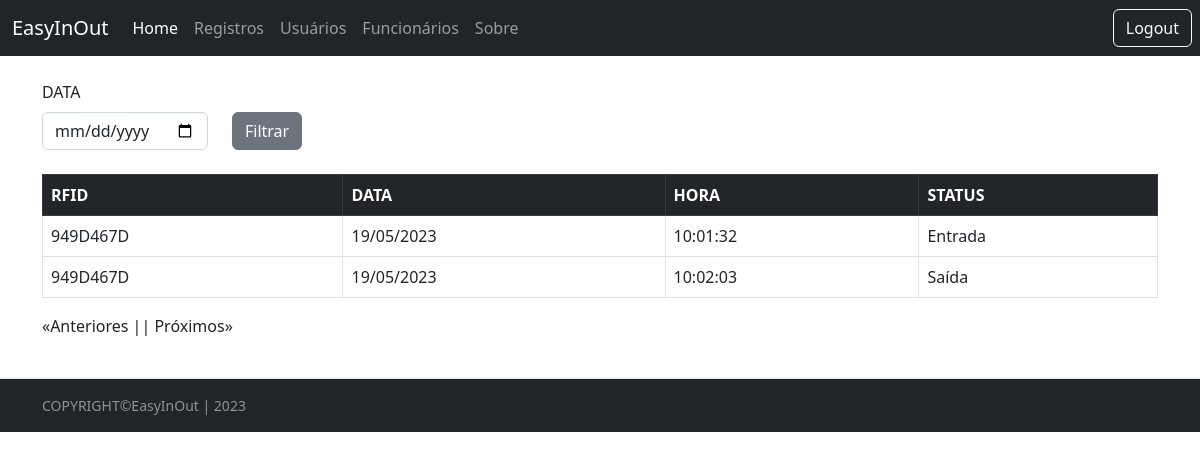
Screenshot of /traffic/list with the database file from the repository.
### Src/Model/BancoDados.py (models this page shows, shortened)
class Registro(db.Model):
  id = db.Column(db.Integer, primary_key=True, autoincrement=True)
  rfid = db.Column(db.String(8))
  dt = db.Column(db.String(15))
  hr = db.Column(db.String(15))
  statusReg = db.Column(db.String(150))

### Src/View/Traffic.py (the view)
@Traffic.route('/list', defaults={'page': 1}, methods=['GET','POST'])
@Traffic.route('/list/<int:page>', methods=['GET','POST'])
def list(page):
  _data=request.form.get('filtroData')
  return render_template('lista.html', listData=RFID.List(page,_data))

### Src/Controller/RFID.py (called while the page is built)
  def List(page, _data, per_page=15):
    sao_paulo = timezone('America/Sao_Paulo')
    now = datetime.now(sao_paulo)
    data = now.strftime("%d/%m/%Y")
    print(data)
    if _data == None:
      query = Registro.query.filter_by(dt=data).paginate(page=page, per_page=per_page)
    else:
      _dataFilter=datetime.strptime(_data, '%Y-%m-%d').strftime('%d/%m/%Y')
      query = Registro.query.filter_by(dt=_dataFilter).paginate(page=page, per_page=per_page)
    return {
      "registros": query,
      "page": page,
      "per_page": per_page
    }

### Templates/lista.html (shortened to what this page needs)
{% extends 'base.html' %}
{% block conteudo %}
<br>
  <div class="row">
    <label class="form-label" for="form3Example4">DATA</label>
    <fieldset class="form-group col-md-2">
    <form action="{{url_for('router.traffic.list')}}" method="POST">
       <input id = "dataAtual" type="date" class="form-control" name="filtroData">
    </fieldset>
    <fieldset class="form-group col-md-4">
      <button type="submit" name="bt1" value="1" class="btn btn-secondary">Filtrar</button>
    </fieldset>
  </div>
  <br>
  <table class="table table-bordered table-hover">
    <thead class="table-dark">
        <tr>
            <th scope="col">RFID</th>
            <th scope="col">DATA</th>
            <th scope="col">HORA</th>
            <th scope="col">STATUS</th>
        </tr>
    </thead>
    <tbody>
      {% for registro in listData['registros'].items %}
        <tr>
            <td>{{registro.rfid}}</td>
            <td>{{registro.dt}}</td>
            <td>{{registro.hr}}</td>
            <td>{{registro.statusReg}}</td>
        </tr>
      {% endfor %}
        </tbody>
  </table>
  <div style="display: flex;">
    {% if listData['registros'].has_prev %}
      <a href="{{ listData['registros'].prev_num }}"> «Anteriores |</a>
    {% else %}
      <p> «Anteriores |</p>
    {% endif %}
    {% if listData['registros'].has_next %}
      {% if listData['page'] == 1 %}
        <a href="list/{{ listData['registros'].next_num}}">| Próximos»</a>
      {% else %}
        <a href="{{ listData['registros'].next_num}}">| Próximos»</a>
      {% endif %}
    {% else %}
        <p>| Próximos»</p>
    {% endif %}
  </div>
{% endblock conteudo %}

### rows the page displays
Registro: rfid "949D467D", dt "19/05/2023", hr "10:01:32", statusReg "Entrada"
Registro: rfid "949D467D", dt "19/05/2023", hr "10:02:03", statusReg "Saída"
